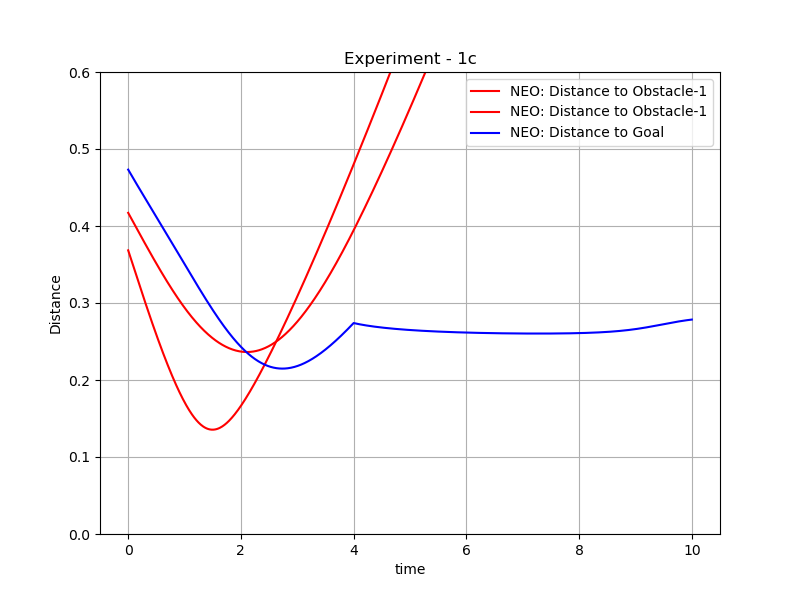

Recreate this plot in Python.
import numpy as np
import pandas as pd
import matplotlib.pyplot as plt

df = pd.read_csv('c_results.csv')
print(df.columns)

time = np.array(df['time'])
dist_to_goal = np.array(df['neo_distance_to_goal'])
dist_to_obs1 = np.array(df['neo_distance_to_obstacle1'])
dist_to_obs2 = np.array(df['neo_distance_to_obstacle2'])

plt.figure(figsize=(8, 6))
plt.plot(time, dist_to_obs1, color='red', label='NEO: Distance to Obstacle-1')
plt.plot(time, dist_to_obs2, color='red', label='NEO: Distance to Obstacle-1')
plt.plot(time, dist_to_goal, color='blue', label='NEO: Distance to Goal')
plt.ylim((0, 0.6))
plt.xlabel('time')
plt.ylabel('Distance')
plt.title('Experiment - 1c')
plt.grid()
plt.legend()
plt.savefig('c_plot.png')
plt.show()